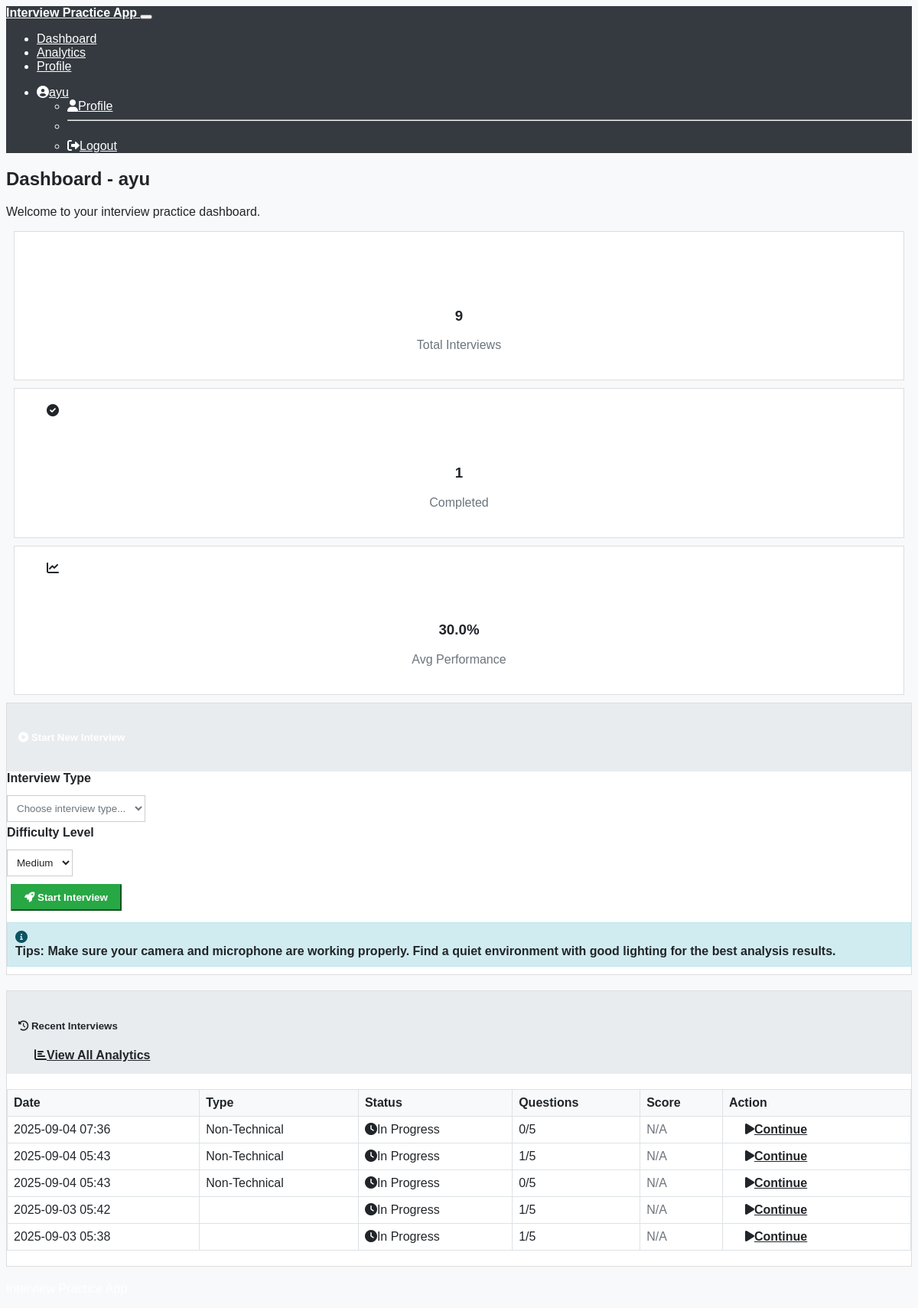
The app's page /dashboard (signed in) with its own data.
### models.py (models this page shows, shortened)
class User(UserMixin, db.Model):
    id = db.Column(db.Integer, primary_key=True)
    username = db.Column(db.String(80), unique=True, nullable=False)
    email = db.Column(db.String(120), unique=True, nullable=False)
    password_hash = db.Column(db.String(256), nullable=False)
    created_at = db.Column(db.DateTime, default=datetime.utcnow)
    interviews = db.relationship('Interview', backref='user', lazy=True, cascade='all, delete-orphan')
    analytics = db.relationship('Analytics', backref='user', lazy=True, cascade='all, delete-orphan')

class Interview(db.Model):
    id = db.Column(db.Integer, primary_key=True)
    user_id = db.Column(db.Integer, db.ForeignKey('user.id'), nullable=False)
    interview_type = db.Column(db.String(50), nullable=False)  # 'technical' or 'non-technical'
    status = db.Column(db.String(20), default='in_progress')  # 'in_progress', 'completed', 'cancelled'
    created_at = db.Column(db.DateTime, default=datetime.utcnow)
    completed_at = db.Column(db.DateTime)
    total_questions = db.Column(db.Integer, default=0)
    questions_answered = db.Column(db.Integer, default=0)
    overall_score = db.Column(db.Float)
    questions = db.relationship('Question', backref='interview', lazy=True, cascade='all, delete-orphan')
    analytics = db.relationship('Analytics', backref='interview', lazy=True, cascade='all, delete-orphan')

### routes.py (the view)
@app.route('/dashboard')
@login_required
def dashboard():
    total_interviews = Interview.query.filter_by(user_id=current_user.id).count()
    completed_interviews = Interview.query.filter_by(user_id=current_user.id, status='completed').count()
    recent_interviews = Interview.query.filter_by(user_id=current_user.id)\
        .order_by(Interview.created_at.desc()).limit(5).all()
    analytics = Analytics.query.filter_by(user_id=current_user.id).all()
    avg_performance = sum(a.overall_performance for a in analytics) / len(analytics) if analytics else 0
    return render_template('dashboard.html',
                         total_interviews=total_interviews,
                         completed_interviews=completed_interviews,
                         recent_interviews=recent_interviews,
                         avg_performance=avg_performance)

### templates/dashboard.html (shortened to what this page needs)
{% extends "base.html" %}
{% block content %}
<div class="row">
    <div class="col-12">
        <h2>Dashboard - {{ current_user.username }}</h2>
        <p>Welcome to your interview practice dashboard.</p>
    </div>
</div>
<div class="row mb-4">
    <div class="col-md-3 mb-3">
        <div class="card stat-card border-0 shadow h-100">
            <div class="card-body text-center">
                <div class="bg-primary rounded-circle d-inline-flex align-items-center justify-content-center mb-3"
                     style="width: 60px; height: 60px;">
                </div>
                <h3 class="text-primary">{{ total_interviews }}</h3>
                <p class="text-muted mb-0">Total Interviews</p>
            </div>
        </div>
    </div>
    <div class="col-md-3 mb-3">
        <div class="card stat-card border-0 shadow h-100">
            <div class="card-body text-center">
                <div class="bg-success rounded-circle d-inline-flex align-items-center justify-content-center mb-3"
                     style="width: 60px; height: 60px;">
                    <i class="fas fa-check-circle text-white fs-4"></i>
                </div>
                <h3 class="text-success">{{ completed_interviews }}</h3>
                <p class="text-muted mb-0">Completed</p>
            </div>
        </div>
    </div>
    <div class="col-md-3 mb-3">
        <div class="card stat-card border-0 shadow h-100">
            <div class="card-body text-center">
                <div class="bg-info rounded-circle d-inline-flex align-items-center justify-content-center mb-3"
                     style="width: 60px; height: 60px;">
                    <i class="fas fa-chart-line text-white fs-4"></i>
                </div>
                <h3 class="text-info">{{ "%.1f" | format(avg_performance * 100) }}%</h3>
                <p class="text-muted mb-0">Avg Performance</p>
            </div>
        </div>
    </div>
</div>
<div class="row mb-4">
    <div class="col-12">
        <div class="card border-0 shadow">
            <div class="card-header bg-primary text-white">
                <h5 class="mb-0">
                    <i class="fas fa-play-circle me-2"></i>
                    Start New Interview
                </h5>
            </div>
            <div class="card-body">
                <form method="POST" action="{{ url_for('start_interview') }}">
                    <div class="row">
                        <div class="col-md-4">
                            <label for="interview_type" class="form-label">Interview Type</label>
                            <select class="form-select" id="interview_type" name="interview_type" required>
                                <option value="">Choose interview type...</option>
                            </select>
                        </div>
                        <div class="col-md-4">
                            <label for="difficulty" class="form-label">Difficulty Level</label>
                            <select class="form-select" id="difficulty" name="difficulty">
                                <option value="medium" selected>Medium</option>
                            </select>
                        </div>
                        <div class="col-md-4 d-flex align-items-end">
                            <button type="submit" class="btn btn-success w-100">
                                <i class="fas fa-rocket me-2"></i>
                                Start Interview
                            </button>
                        </div>
                    </div>
                    <div class="row mt-3">
                        <div class="col-12">
                            <div class="alert alert-info d-flex align-items-center" role="alert">
                                <i class="fas fa-info-circle me-2"></i>
                                <div>
                                    <strong>Tips:</strong> Make sure your camera and microphone are working properly.
                                    Find a quiet environment with good lighting for the best analysis results.
                                </div>
                            </div>
                        </div>
                    </div>
                </form>
            </div>
        </div>
    </div>
</div>
<div class="row">
    <div class="col-12">
        <div class="card border-0 shadow">
            <div class="card-header d-flex justify-content-between align-items-center">
                <h5 class="mb-0">
                    <i class="fas fa-history me-2"></i>
                    Recent Interviews
                </h5>
                <a href="{{ url_for('analytics_history') }}" class="btn btn-outline-primary btn-sm">
                    <i class="fas fa-chart-bar me-1"></i>View All Analytics
                </a>
            </div>
            <div class="card-body">
                {% if recent_interviews %}
                    <div class="table-responsive">
                        <table class="table table-hover">
                            <thead>
                                <tr>
                                    <th>Date</th>
                                    <th>Type</th>
                                    <th>Status</th>
                                    <th>Questions</th>
                                    <th>Score</th>
                                    <th>Action</th>
                                </tr>
                            </thead>
                            <tbody>
                                {% for interview in recent_interviews %}
                                <tr>
                                    <td>{{ interview.created_at.strftime('%Y-%m-%d %H:%M') }}</td>
                                    <td>
                                        <span class="badge bg-{{ 'primary' if interview.interview_type == 'technical' else 'success' }}">
                                            {{ interview.interview_type.title() }}
                                        </span>
                                    </td>
                                    <td>
                                        {% if interview.status == 'completed' %}
                                            <span class="badge bg-success">
                                                <i class="fas fa-check me-1"></i>Completed
                                            </span>
                                        {% elif interview.status == 'in_progress' %}
                                            <span class="badge bg-warning">
                                                <i class="fas fa-clock me-1"></i>In Progress
                                            </span>
                                        {% else %}
                                            <span class="badge bg-secondary">
                                                <i class="fas fa-times me-1"></i>Cancelled
                                            </span>
                                        {% endif %}
                                    </td>
                                    <td>{{ interview.questions_answered }}/{{ interview.total_questions }}</td>
                                    <td>
                                        {% if interview.overall_score %}
                                            <span class="fw-bold text-{{ 'success' if interview.overall_score >= 0.7 else 'warning' if interview.overall_score >= 0.5 else 'danger' }}">
                                                {{ "%.1f" | format(interview.overall_score * 100) }}%
                                            </span>
                                        {% else %}
                                            <span class="text-muted">N/A</span>
                                        {% endif %}
                                    </td>
                                    <td>
                                        {% if interview.status == 'completed' %}
                                            <a href="{{ url_for('view_analytics', interview_id=interview.id) }}"
                                               class="btn btn-outline-info btn-sm">
                                                <i class="fas fa-chart-line me-1"></i>View Analytics
                                            </a>
                                        {% elif interview.status == 'in_progress' %}
                                            <a href="{{ url_for('interview_session', interview_id=interview.id) }}"
                                               class="btn btn-outline-primary btn-sm">
                                                <i class="fas fa-play me-1"></i>Continue
                                            </a>
                                        {% endif %}
                                    </td>
                                </tr>
                                {% endfor %}
                            </tbody>
                        </table>
                    </div>
                {% endif %}
            </div>
        </div>
    </div>
</div>
{% endblock %}

### templates/base.html (shortened to what this page needs)
<!DOCTYPE html>
<html lang="en" data-bs-theme="dark">
<head>
    <link href="https://cdn.replit.com/agent/bootstrap-agent-dark-theme.min.css" rel="stylesheet">
    <link rel="stylesheet" href="https://cdnjs.cloudflare.com/ajax/libs/font-awesome/6.0.0/css/all.min.css">
    <link rel="stylesheet" href="{{ url_for('static', filename='css/custom.css') }}">
</head>
<body>
    <nav class="navbar navbar-expand-lg navbar-dark bg-dark">
        <div class="container">
            <a class="navbar-brand" href="{{ url_for('index') }}">
                Interview Practice App
            </a>
            <button class="navbar-toggler" type="button" data-bs-toggle="collapse" data-bs-target="#navbarNav">
            </button>
            <div class="collapse navbar-collapse" id="navbarNav">
                <ul class="navbar-nav me-auto">
                    {% if current_user.is_authenticated %}
                        <li class="nav-item">
                            <a class="nav-link" href="{{ url_for('dashboard') }}">Dashboard</a>
                        </li>
                        <li class="nav-item">
                            <a class="nav-link" href="{{ url_for('analytics_history') }}">Analytics</a>
                        </li>
                        <li class="nav-item">
                            <a class="nav-link" href="{{ url_for('profile') }}">Profile
                            </a>
                        </li>
                    {% endif %}
                </ul>
                <ul class="navbar-nav">
                    {% if current_user.is_authenticated %}
                        <li class="nav-item dropdown">
                            <a class="nav-link dropdown-toggle" href="#" id="navbarDropdown" role="button" data-bs-toggle="dropdown">
                                <i class="fas fa-user-circle me-1"></i>{{ current_user.username }}
                            </a>
                            <ul class="dropdown-menu">
                                <li><a class="dropdown-item" href="{{ url_for('profile') }}">
                                    <i class="fas fa-user me-2"></i>Profile
                                </a></li>
                                <li><hr class="dropdown-divider"></li>
                                <li><a class="dropdown-item" href="{{ url_for('logout') }}">
                                    <i class="fas fa-sign-out-alt me-2"></i>Logout
                                </a></li>
                            </ul>
                        </li>
                    {% endif %}
                </ul>
            </div>
        </div>
    </nav>
    <main class="container my-4">
        {% block content %}{% endblock %}
    </main>
    <footer class="bg-dark text-light py-4 mt-5">
        <div class="container">
            <div class="row">
                <div class="col-12">
                    <p class="mb-0 text-center">Interview Practice App</p>
                </div>
            </div>
        </div>
    </footer>
</body>
</html>

### records on screen
User: username "ayu"
Interview: created_at "2025-09-04 07:36", interview_type "Non-Technical", status "in_progress" (drawn), questions_answered "0", total_questions "5", shows "N/A"
Interview: created_at "2025-09-04 05:43", interview_type "Non-Technical", status "in_progress" (drawn), questions_answered "1", total_questions "5", shows "N/A"
Interview: created_at "2025-09-04 05:43", interview_type "Non-Technical", status "in_progress" (drawn), questions_answered "0", total_questions "5", shows "N/A"
Interview: created_at "2025-09-03 05:42", status "in_progress" (drawn), questions_answered "1", total_questions "5", shows "N/A"
Interview: created_at "2025-09-03 05:38", status "in_progress" (drawn), questions_answered "1", total_questions "5", shows "N/A"

### other values on screen
{{ total_interviews }} "9"
{{ completed_interviews }} "1"
{{ "%.1f" | format(avg_performance * 100) }} "30.0"
